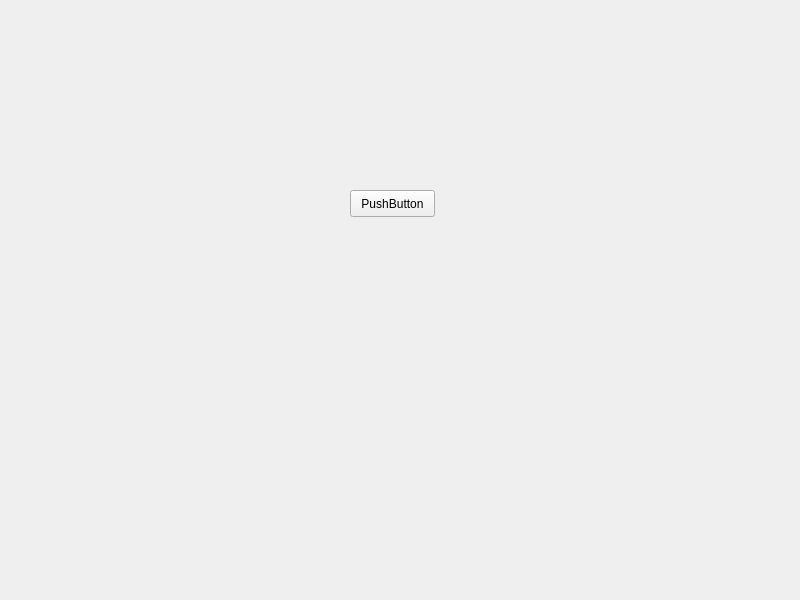
<?xml version="1.0" encoding="UTF-8"?>
<ui version="4.0">
 <class>Second</class>
 <widget class="QMainWindow" name="Second">
  <property name="geometry">
   <rect>
    <x>0</x>
    <y>0</y>
    <width>800</width>
    <height>600</height>
   </rect>
  </property>
  <property name="windowTitle">
   <string>MainWindow</string>
  </property>
  <widget class="QWidget" name="centralwidget">
   <widget class="QPushButton" name="pushButton">
    <property name="geometry">
     <rect>
      <x>350</x>
      <y>190</y>
      <width>85</width>
      <height>27</height>
     </rect>
    </property>
    <property name="text">
     <string>PushButton</string>
    </property>
   </widget>
  </widget>
 </widget>
 <resources/>
 <connections/>
</ui>
